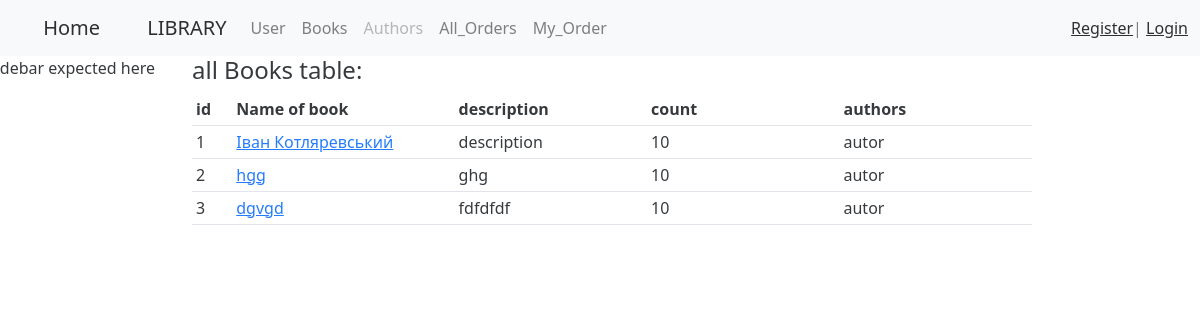
/book/, run on the app's committed database.
### book/models.py (models this page shows, shortened)
class Book(models.Model):
    name = models.CharField(blank=True, max_length=128, verbose_name='Книги')
    description = models.CharField(blank=True, max_length=256 , verbose_name='Опис')
    count = models.IntegerField(default=10, verbose_name='Кількість')
    id = models.AutoField(primary_key=True)
    authors = models.ManyToManyField(Author, blank=True, verbose_name='Автор')
    class Meta:         # for admin.menu
        verbose_name= 'Книга'
        verbose_name_plural = 'Книги'
    @staticmethod
    def get_all():
        return list(Book.objects.all())

### author/models.py (models this page shows, shortened)
class Author(models.Model):
    name = models.CharField(blank = True, max_length=20, verbose_name="Ім'я")
    surname = models.CharField(blank = True, max_length=20, verbose_name='прізвище')
    patronymic = models.CharField(blank = True, max_length=20, verbose_name='по-батькові')
    id = models.AutoField(primary_key=True)
    class Meta:         # for admin.menu
        verbose_name= 'Автор'
        verbose_name_plural = 'Автори'

### book/views.py (the view)
# urls.py: path('', list_books, name = 'list_books'),
def list_books(request):
    return render(request, 'book/book_list.html', { 'books' : Book.get_all()})

### book/templates/book/book_list.html (shortened to what this page needs)
{% extends 'base.html' %}
{% block sidebar  %}
<p> sidebar expected here</p>
{% endblock %}
{% block content %}
<h4>all Books table:</h4>
<div class="col-md-10">
    <table class="table table-sm table-hover">
        <thead class="border-bottom font-weight-bold">
        <tr>
            <th scope="col" style="width: 20px">id</th>
            <th scope="col" style="width: 110px">Name of book</th>
            <th scope="col" style="width: 110px">description</th>
            <th scope="col" style="width: 110px">count</th>
            <th scope="col" style="width: 110px">authors</th>
        </tr>
        </thead>
        {% for book in books %}
        <tr>
            <td>{{book.id}}</td>
            <td><a href="{% url 'book_detail_url' book.id %}"> {{book.name}} </a></td>
            <td>{{book.description |truncatewords:10}}</td>
            <td>{{book.count}}</td>
            <td>
                {% for item in book.authors.all %}
                    {{ item.surname }}
                {% endfor %}
            </td>
        </tr>
        {% endfor %}
    </table>
</div>
{% endblock %}

### library/base.html (style rules this page uses)
body { background-image: url('https://thumbs.dreamstime.com/z/open-book-hardback-books-wooden-table-education-background-back-to-school-copy-space-text-75367702.jpg'); background-repeat: no-repeat; background-attachment: fixed; background-size: 100% 100%; opacity: 0.9; }

### data on the page
Book: id "1", name "Іван Котляревський", description "description", count "10"
Author: surname "autor"
Book: id "2", name "hgg", description "ghg", count "10"
Book: id "3", name "dgvgd", description "fdfdfdf", count "10"
